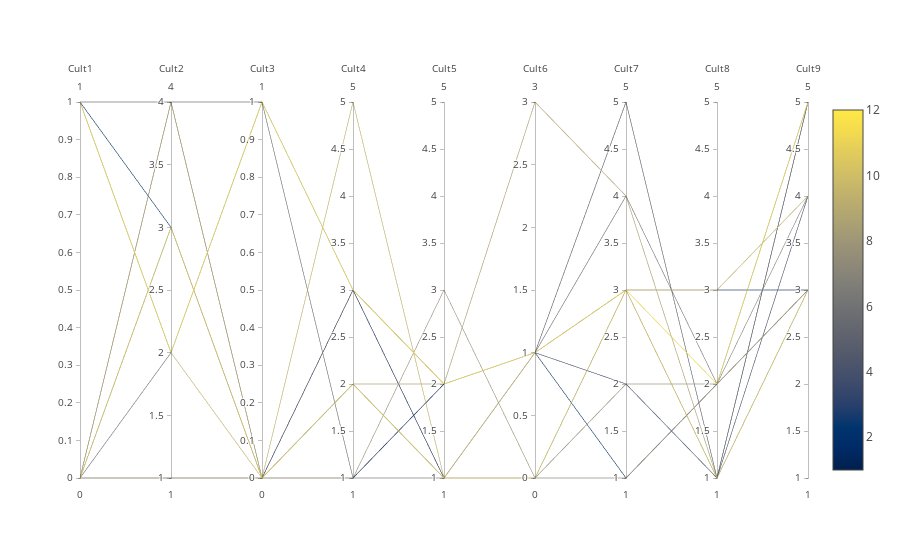
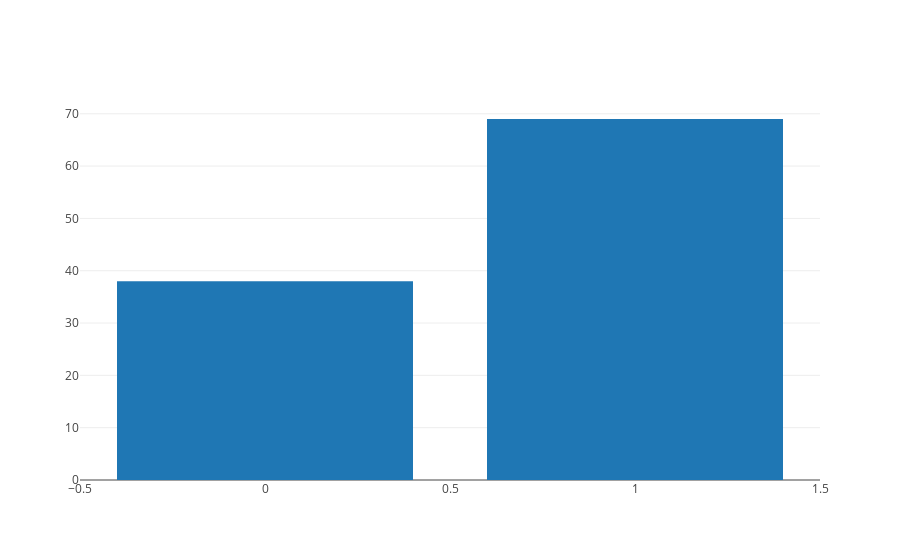
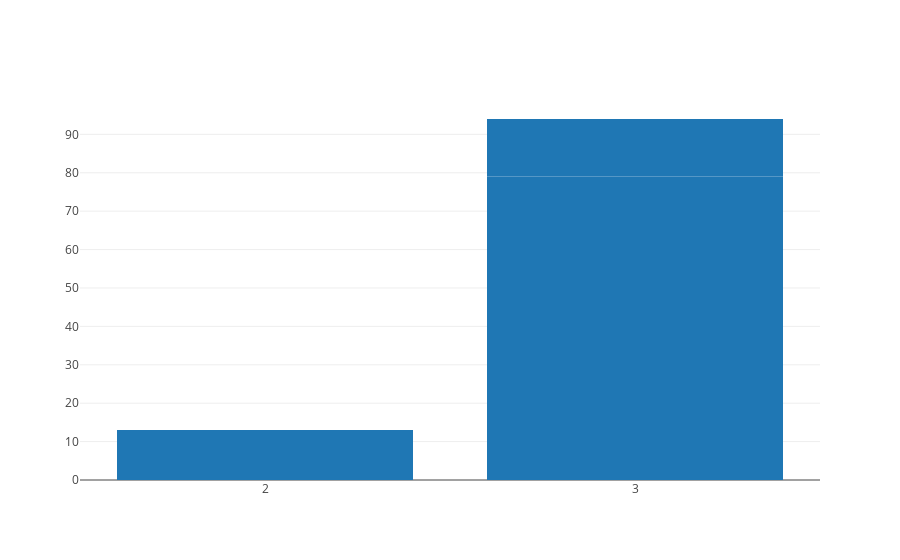
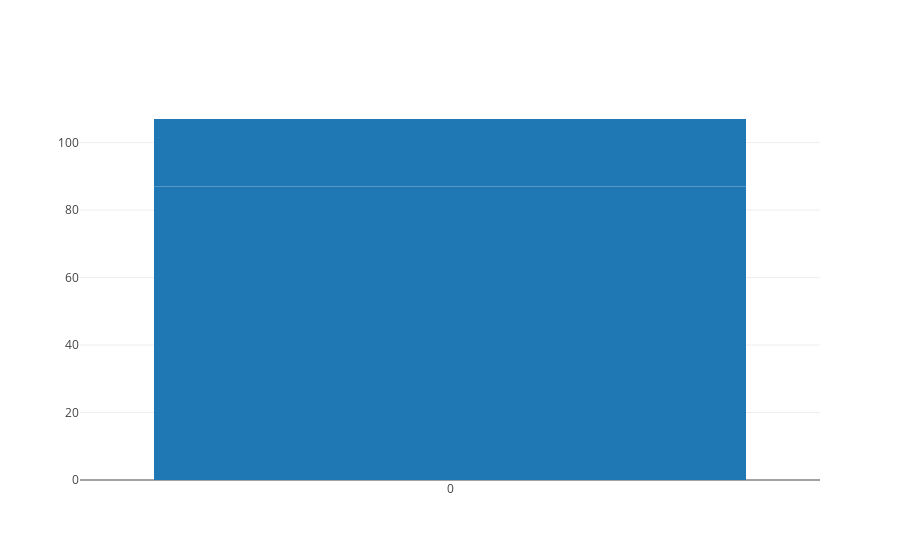

The code cell stored with these charts, in order, in its notebook:
### Code cell
visualize_cultural_clusters_en(dataframe_with_clusters_en)

### Figure 1 — Plotly figure (JSON) as saved in the notebook; plotly's stock layout.template omitted (floating-point values rounded to 4 significant figures; data arrays with more than 128 entries replaced by an {"elided": "..."} marker saying what was removed)
{"data": [{"dimensions": [{"label": "Cult1", "range": [0, 1], "values": {"elided": "767 int values"}}, {"label": "Cult2", "range": [1, 4], "values": {"elided": "767 int values"}}, {"label": "Cult3", "range": [0, 1], "values": {"elided": "767 int values"}}, {"label": "Cult4", "range": [1, 5], "values": {"elided": "767 int values"}}, {"label": "Cult5", "range": [1, 5], "values": {"elided": "767 int values"}}, {"label": "Cult6", "range": [0, 3], "values": {"elided": "767 int values"}}, {"label": "Cult7", "range": [1, 5], "values": {"elided": "767 int values"}}, {"label": "Cult8", "range": [1, 5], "values": {"elided": "767 int values"}}, {"label": "Cult9", "range": [1, 5], "values": {"elided": "767 int values"}}], "line": {"cmax": 12, "cmin": 1, "color": [2, 1, 12, 5, 9, 8, 6, 3, 11, 10, 7, 4], "colorscale": "Cividis", "reversescale": false, "showscale": true}, "showlegend": true, "type": "parcoords", "uid": "428e15eb-f1d3-4a42-8b94-3031be083dc1"}], "layout": {}}

### Figure 2 — Plotly figure (JSON) as saved in the notebook; plotly's stock layout.template omitted (floating-point values rounded to 4 significant figures)
{"data": [{"type": "bar", "uid": "7803f061-a004-4993-9b8c-4f2926d2ccc4", "x": [1, 0, 1, 0, 0, 1, 0, 0, 0, 1, 0, 0, 0, 1, 1, 1, 0, 1, 0, 0, 0, 1, 0, 0, 0, 1, 0, 0, 1, 0, 0, 1, 1, 0, 0, 0, 1, 0, 0, 0, 0, 1, 0, 1, 0, 0, 0, 1, 0, 0, 1, 0, 0, 1, 1, 1, 0, 1, 0, 0, 0, 0, 1, 1, 0, 1, 0, 0, 1, 0, 0, 0, 0, 0, 1, 1, 0, 0, 0, 1, 1, 0, 1, 1, 0, 0, 1, 0, 0, 0, 1, 0, 1, 0, 0, 1, 0, 0, 0, 0, 1, 0, 0, 0, 0, 0, 1], "y": [69, 38]}], "layout": {}}

### Figure 3 — Plotly figure (JSON) as saved in the notebook; plotly's stock layout.template omitted (floating-point values rounded to 4 significant figures)
{"data": [{"type": "bar", "uid": "4d10520c-b325-4d72-abeb-fd0a57790ad7", "x": [3, 3, 3, 2, 3, 2, 4, 4, 4, 3, 4, 4, 2, 3, 3, 2, 3, 4, 4, 4, 3, 2, 3, 3, 2, 4, 1, 1, 2, 2, 3, 1, 1, 2, 3, 3, 1, 3, 3, 3, 1, 4, 3, 3, 3, 3, 3, 3, 3, 1, 3, 3, 3, 3, 2, 3, 3, 3, 3, 3, 4, 3, 3, 2, 1, 3, 3, 4, 4, 3, 3, 3, 3, 2, 3, 3, 3, 3, 3, 3, 1, 3, 2, 1, 3, 2, 3, 3, 3, 1, 3, 3, 2, 3, 3, 1, 3, 4, 3, 1, 3, 4, 3, 3, 3, 2, 3], "y": [63, 16, 15, 13]}], "layout": {}}

### Figure 4 — Plotly figure (JSON) as saved in the notebook; plotly's stock layout.template omitted (floating-point values rounded to 4 significant figures)
{"data": [{"type": "bar", "uid": "75d4cf01-fd35-486d-935f-8543c8516096", "x": [0, 0, 1, 0, 1, 0, 0, 0, 0, 0, 1, 0, 1, 1, 1, 1, 0, 1, 1, 0, 0, 1, 0, 0, 1, 0, 0, 0, 1, 1, 0, 0, 1, 1, 0, 0, 0, 0, 0, 1, 1, 0, 0, 0, 0, 0, 0, 0, 0, 0, 0, 0, 0, 0, 1, 0, 0, 0, 0, 0, 0, 0, 0, 0, 0, 0, 0, 0, 0, 0, 0, 0, 0, 0, 0, 0, 0, 0, 0, 0, 0, 0, 0, 0, 0, 0, 0, 0, 0, 0, 0, 0, 0, 0, 0, 0, 0, 0, 0, 0, 0, 1, 0, 0, 0, 0, 1], "y": [87, 20]}], "layout": {}}
